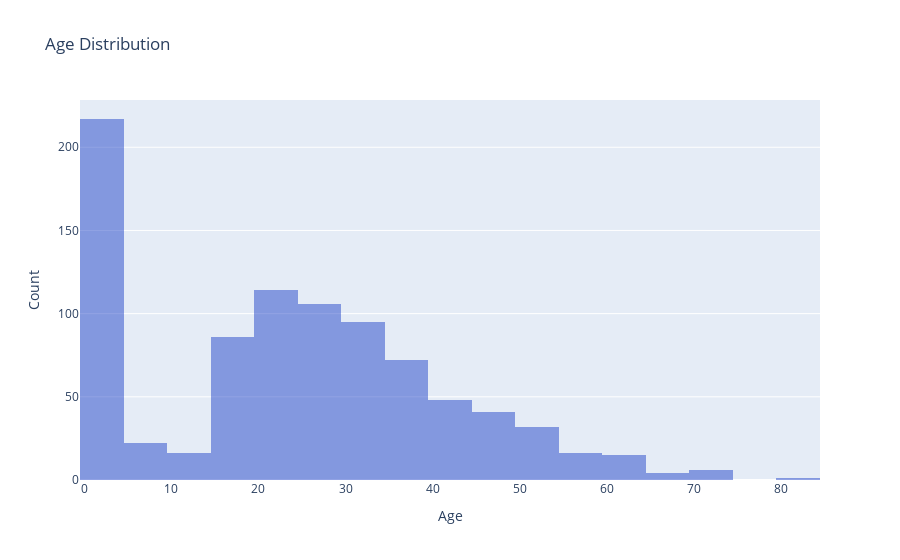

Notebook code cell kept with this figure:
### Markdown cell above
# 1. Show the age distribution in the data using a histogram.

### Code cell
trace = go.Histogram(
    x=data['Age'],
    opacity=0.75,
    name = "Age",
    marker=dict(color='rgba(12, 50, 196, 0.6)')
)
data_set = [trace]
layout = go.Layout(
    barmode='overlay',
    title='Age Distribution',
    xaxis=dict(title='Age'),
    yaxis=dict( title='Count'),
)
fig = go.Figure(data=data_set, layout=layout)
fig.show()

### Figure 1 — Plotly figure (JSON) as saved in the notebook; plotly's stock layout.template omitted (floating-point values rounded to 4 significant figures; data arrays with more than 128 entries replaced by an {"elided": "..."} marker saying what was removed)
{"data": [{"marker": {"color": "rgba(12, 50, 196, 0.6)"}, "name": "Age", "opacity": 0.75, "type": "histogram", "x": {"elided": "891 int values"}}], "layout": {"barmode": "overlay", "title": {"text": "Age Distribution"}, "xaxis": {"title": {"text": "Age"}}, "yaxis": {"title": {"text": "Count"}}}}
